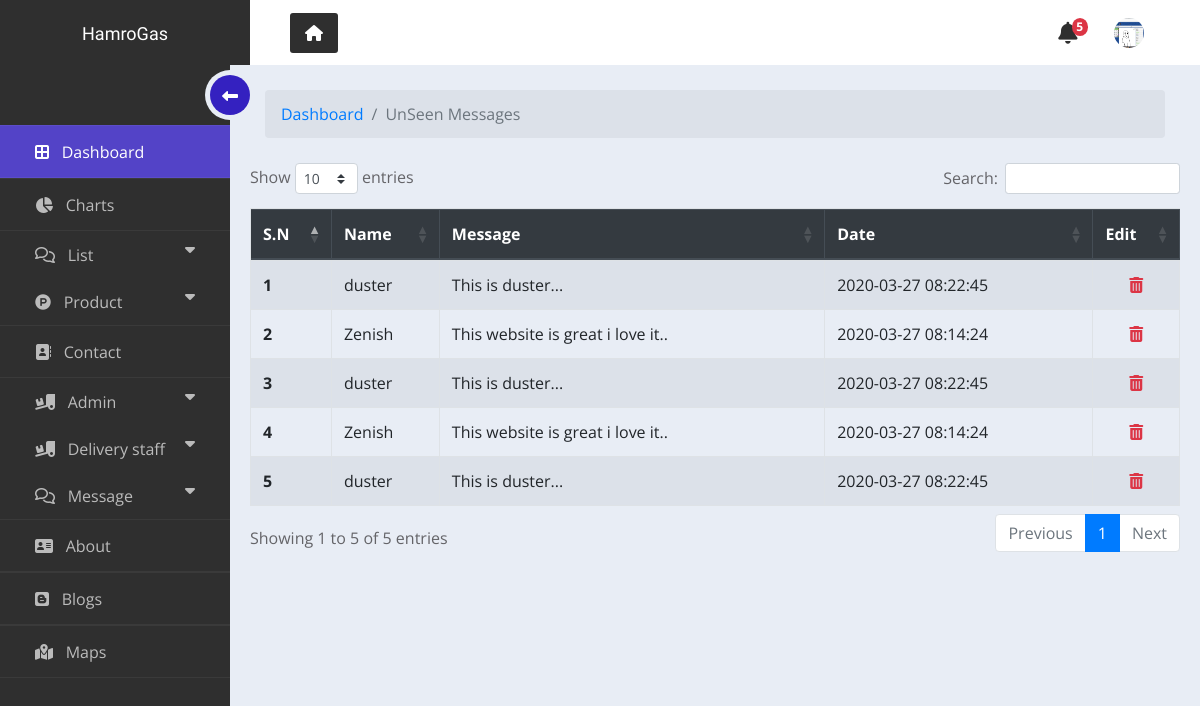
Page /HamroGas/php/admin/unseenmsg.php (signed in) on the committed database.
### tables this page shows
CREATE TABLE `message` (
  `id` int(11) NOT NULL,
  `name` varchar(255) NOT NULL,
  `email` varchar(80) NOT NULL,
  `message` varchar(255) NOT NULL,
  `status` int(2) NOT NULL DEFAULT 0,
  `cr_date` datetime NOT NULL
);

### HamroGas/php/admin/unseenmsg.php (the view, shortened to what this page needs)
<?php
include_once('connection.php');
 ?>
<?php include("include/header.php"); ?>
  <div class="main_body">
    <div class="sidebar_menu">
          <div class="inner__sidebar_menu">
            <ul>
              <li >
                <a href="index.php" style="background: #5343c7; color: #fff;">
                  <span class="icon">
                    <i class="fas fa-border-all"></i></span>
                  <span class="list">Dashboard</span>
                </a>
              </li>
              <li>
                <a href="charts.php">
                  <span class="icon"><i class="fas fa-chart-pie"></i></span>
                  <span class="list">Charts</span>
                </a>
              </li>
                             <li>
                 <button class="dropdown-btn" >
                    <span class="icon"><i class="far fa-comments"></i></span>
                    <span class="list">List</span>
                    <span class="down"><i class="fa fa-caret-down"></i></span>
                  </button>
                     <li>
                 <button class="dropdown-btn" >
                    <span class="icon"><i class="fab fa-product-hunt"></i></span>
                    <span class="list">Product</span>
                    <span class="down"><i class="fa fa-caret-down"></i></span>
                  </button>
              </li>
              <li>
                <a href="#">
                  <span class="icon"><i class="fas fa-address-book"></i></span>
                  <span class="list">Contact</span>
                </a>
              </li>
               <li>
                 <button class="dropdown-btn" >
                    <span class="icon"><i class="fas fa-truck-loading"></i></span>
                    <span class="list">Admin</span>
                    <span class="down"><i class="fa fa-caret-down"></i></span>
                  </button>
              </li>
              <li>
                 <button class="dropdown-btn" >
                    <span class="icon"><i class="fas fa-truck-loading"></i></span>
                    <span class="list">Delivery staff</span>
                    <span class="down"><i class="fa fa-caret-down"></i></span>
                  </button>
              </li>
                   <li>
                 <button class="dropdown-btn" >
                    <span class="icon"><i class="far fa-comments"></i></span>
                    <span class="list">Message</span>
                    <span class="down"><i class="fa fa-caret-down"></i></span>
                  </button>
              </li>
              <li>
                <a href="about.php">
                  <span class="icon"><i class="fas fa-address-card"></i></span>
                  <span class="list">About</span>
                </a>
              </li>
              <li>
                <a href="#">
                  <span class="icon"><i class="fab fa-blogger"></i></span>
                  <span class="list">Blogs</span>
                </a>
              </li>
              <li>
                <a href="map.php">
                  <span class="icon"><i class="fas fa-map-marked-alt"></i></span>
                  <span class="list">Maps</span>
                </a>
              </li>
            </ul>
            <div class="hamburger">
              <div class="inner_hamburger">
                  <span class="arrow">
                      <i class="fas fa-long-arrow-alt-left"></i>
                  </span>
              </div>
          </div>
          </div>
      </div>
 <div class="container">
  <nav aria-label="breadcrumb" style="margin-bottom: 25px;">
  <ol class="breadcrumb" style="background-color: #dce1e9;">
    <li class="breadcrumb-item"><a href="index.php">Dashboard</a></li>
    <li class="breadcrumb-item active" aria-current="page">UnSeen Messages</li>
  </ol>
</nav>
  <div class="row justify-content-center">
  <table class="table table-bordered table-striped table-hover">
  <thead class="thead-dark">
    <tr>
      <th scope="col">S.N</th>
      <th scope="col">Name</th>
      <th scope="col">Message</th>
      <th scope="col">Date</th>
      <th scope="col">Edit</th>
    </tr>
  </thead>
  <tbody>
    <?php
    $sn=1;
    $sql = mysqli_query($conn,"SELECT * FROM message WHERE status = 0");
    if(mysqli_num_rows($sql)>0)
    {
     while($main_result = mysqli_fetch_assoc($sql))
     {
     ?>
    <tr>
      <th  scope="row"><?php echo $sn++; ?></th>
      <td><?php echo $main_result['name']; ?></td>
      <td><?php echo $main_result['message']; ?></td>
      <td><?php echo $main_result['cr_date']; ?></td>
      <td align="center"><a href="delete.php?id=<?php echo($main_result['id']);?>" class="text-danger"><i class="fas fa-trash-alt"></i></a></td>
    </tr>
  <?php }
  }
  else
{
  ?>
    <tr>
      <td colspan="5">NO UNSEEN MESSAGES!!!</td>
    </tr>
<?php } ?>
  </tbody>
</table>
  </div>
 </div>
  </div>
</div>
<?= include("include/footer.php");?>

### HamroGas/php/admin/include/header.php (shortened to what this page needs)
<?php
include_once('connection.php');
if($conn){
  $uu=($_SESSION['username']);
  }
 ?>
<!DOCTYPE html>
<html lang="en">
<head>
    <link rel="stylesheet" href="https://stackpath.bootstrapcdn.com/bootstrap/4.4.1/css/bootstrap.min.css">
<link rel="stylesheet" href="css/style.css">
</head>
<body onload="fxn();">
<div class="wrappers">
  <div class="top_navbar" style="z-index: 1;">
    <div class="logo">
      <a href="#">HamroGas</a>
    </div>
    <div class="top_menu">
      <div class="home_link">
        <a href="../../../index.php">
          <span class="icon"><i class="fas fa-home"></i></span>
        </a>
      </div>
      <div class="right_info">
        <?php
        $sql = mysqli_query($conn,"SELECT * FROM message WHERE status = 0");
        $count = mysqli_num_rows($sql);
         ?>
         <div class="notify">
          <ul>
      <li class="dropdown">
        <a class="dropdown-toggle" href="#" id="navbarDropdown" role="button" data-toggle="dropdown" aria-haspopup="true" aria-expanded="false">
          <i class="fas fa-bell"></i> <span class="badge badge-danger" id="count"><?php echo $count; ?></span>
        </a>
      </li>
    </ul>
        </div>
      <div class="admin" >
      <ul>
      <li class="dropdown">
        <a class="nav-link dropdown-toggle" href="#" id="navbarDropdown" role="button" data-toggle="dropdown" aria-haspopup="true" aria-expanded="false">
          <?php
             $sql = "SELECT * FROM `admin` WHERE `username` ='$uu'";
             $result = mysqli_query($conn,$sql);
             $row = mysqli_fetch_assoc($result);
             ?>
          <img src="images/<?php echo($row['title']); ?>" style="height: 30px; width: 30px; border-radius: 50%;">
        </a>
      </li>
    </ul>
        </div>
      </div>
    </div>
  </div>

### HamroGas/php/admin/css/style.css (style rules this page uses)
* { margin: 0; padding: 0 ; list-style: none !important; font-family: 'Open Sans','Ubuntu', sans-serif; box-sizing: border-box !important; text-decoration: none; font-size: 16px; }
body { background: #e8edf5; width: 100%; height: 100%; color: #646468; }
.notify i.fas { animation: shakeCart 0.3s ease-in-out ; animation-delay: 0.5s; animation-iteration-count: 10; }
.wrappers .top_navbar { width: 100%; height: 65px; display: flex; position: fixed; background: #2f2f2f; top: 0; }
.wrappers .top_navbar .logo { width: 250px; height: 100%; background: #2f2f2f; border-bottom: 1px solid #2f2f2f; }
.wrappers .top_navbar .logo a { display: block; text-align: center; font-family: 'Montserrat Subrayada', sans-serif; font-size: 18px; color: #fff; padding: 20px 0; }
.wrappers .top_navbar .top_menu { width: calc(100% - 250px); height: 100%; background: #fff; padding: 0 40px ; display: flex; justify-content: space-between; align-items: center; }
.wrappers .top_navbar .top_menu .home_link a { display: block; background: #2f2f2f; color: #fff; padding: 8px 15px !important ; border-radius: 3px; }
.wrappers .top_navbar .right_info { display: flex; }
.main_body .sidebar_menu { position: fixed; top: 65px; left: 0; background: #2f2f2f; width: 230px; height: 100%; transition: all 0.3s linear; z-index: 1; }
.main_body .sidebar_menu .inner__sidebar_menu { position: relative; padding-top: 60px ; }
.main_body .sidebar_menu ul li a { color: #bbb; font-size: 18px; padding: 12px 35px ; display: block; white-space: nowrap; border-bottom: 1px solid rgba(255, 255, 255, 0.05); border-top: 1px solid rgba(255, 255, 255, 0.05); }
.main_body .sidebar_menu ul li a .icon { margin-right: 8px; }
.main_body .sidebar_menu ul li .dropdown-btn .icon { margin-right: 8px; }
.main_body .sidebar_menu ul li .dropdown-btn .down .fa-caret-down { padding: 0 !important; margin: 0; }
.main_body .sidebar_menu ul li a span { display: inline-block; }
.main_body .sidebar_menu .hamburger { position: absolute; top: 5px; right: -25px; width: 50px; height: 50px; background: #e8edf5; border-radius: 50%; cursor: pointer; }
.main_body .sidebar_menu .inner_hamburger, .main_body .sidebar_menu .hamburger .arrow { position: absolute; top: 50%; left: 50%; transform: translate(-50%,-50%); }
.main_body .sidebar_menu .inner_hamburger { width: 40px; border-radius: 50%; height: 40px; background: #3421C0; }
.main_body .sidebar_menu .hamburger .arrow { color: #fff; font-size: 20px; }
.main_body .container { max-width: calc(100% - 220px); margin-top: 65px; margin-left: 225px; padding: 25px 40px; transition: all 0.3s linear; }
.notify #count { border-radius: 50%; position: relative; top: -10px; left: -10px; }

### HamroGas/php/admin/include/header.php (style rules this page uses)
.wrappers a , span { text-decoration: none; list-style: none; }
.notify { margin-top:28px; }
.admin { margin-top:16px; }
.notify i , .admin i { font-size: 22px; color: #2f2f2f; }
.dropdown-toggle { color: #2f2f2f; }
.dropdown-toggle::after { display: none; }
.dropdown-btn { padding: 10px 35px ; text-decoration: none; list-style: none; font-size: 18px; color: #bbb; display: block; border: none; background: none; width: 100%; text-align: left; cursor: pointer; outline: none; }
.fa-caret-down { float: right; padding-right: 8px; margin-top: 6px; }

### rows in the picture
message: name "duster", message "This is duster...", cr_date "2020-03-27 08:22:45"
message: name "Zenish", message "This website is great i love it..", cr_date "2020-03-27 08:14:24"
message: name "duster", message "This is duster...", cr_date "2020-03-27 08:22:45"
message: name "Zenish", message "This website is great i love it..", cr_date "2020-03-27 08:14:24"
message: name "duster", message "This is duster...", cr_date "2020-03-27 08:22:45"

### other values in the picture
$count "5"
